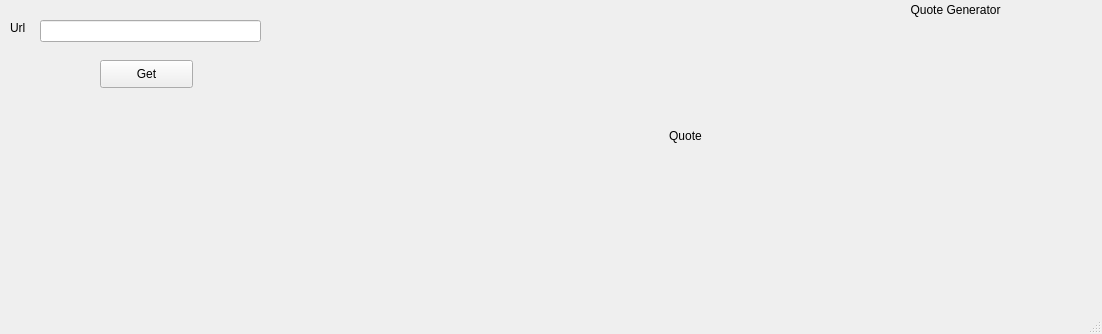
<?xml version="1.0" encoding="UTF-8"?>
<ui version="4.0">
 <class>MainWindow</class>
 <widget class="QMainWindow" name="MainWindow">
  <property name="geometry">
   <rect>
    <x>0</x>
    <y>0</y>
    <width>1102</width>
    <height>334</height>
   </rect>
  </property>
  <property name="windowTitle">
   <string>MainWindow</string>
  </property>
  <widget class="QWidget" name="centralwidget">
   <widget class="QPushButton" name="pushButtonGetUrl">
    <property name="geometry">
     <rect>
      <x>100</x>
      <y>60</y>
      <width>93</width>
      <height>28</height>
     </rect>
    </property>
    <property name="text">
     <string>Get</string>
    </property>
   </widget>
   <widget class="QLineEdit" name="lineEditUrl">
    <property name="geometry">
     <rect>
      <x>40</x>
      <y>20</y>
      <width>221</width>
      <height>22</height>
     </rect>
    </property>
   </widget>
   <widget class="QLabel" name="label">
    <property name="geometry">
     <rect>
      <x>10</x>
      <y>20</y>
      <width>31</width>
      <height>16</height>
     </rect>
    </property>
    <property name="text">
     <string>Url</string>
    </property>
   </widget>
   <widget class="QLabel" name="quote_label">
    <property name="geometry">
     <rect>
      <x>300</x>
      <y>20</y>
      <width>771</width>
      <height>231</height>
     </rect>
    </property>
    <property name="text">
     <string>Quote</string>
    </property>
    <property name="alignment">
     <set>Qt::AlignCenter</set>
    </property>
    <property name="wordWrap">
     <bool>true</bool>
    </property>
   </widget>
   <widget class="QLabel" name="label_2">
    <property name="geometry">
     <rect>
      <x>810</x>
      <y>0</y>
      <width>291</width>
      <height>20</height>
     </rect>
    </property>
    <property name="text">
     <string>Quote Generator</string>
    </property>
    <property name="alignment">
     <set>Qt::AlignCenter</set>
    </property>
   </widget>
  </widget>
  <widget class="QMenuBar" name="menubar">
   <property name="geometry">
    <rect>
     <x>0</x>
     <y>0</y>
     <width>1102</width>
     <height>25</height>
    </rect>
   </property>
  </widget>
  <widget class="QStatusBar" name="statusbar"/>
 </widget>
 <resources/>
 <connections/>
</ui>
